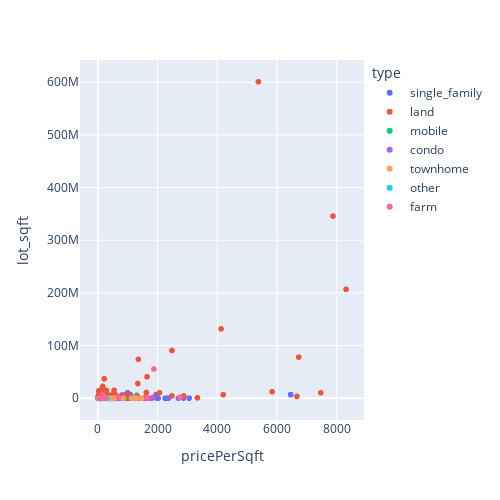

The cell this chart's notebook holds for it:
### Markdown cell above
## Interactive scatterplot

### Code cell
#| echo: true 
#| code-fold: true
fig = px.scatter(
  df,x="pricePerSqft" 
  ,y="lot_sqft"  
  ,color="type"  
  ,size_max=60 
)
fig.update_layout(
    width=500,  #
    height=500  
)
py.iplot(fig)

### Figure 1 — Plotly figure (JSON) as saved in the notebook; plotly's stock layout.template omitted (floating-point values rounded to 4 significant figures; data arrays with more than 128 entries replaced by an {"elided": "..."} marker saying what was removed)
{"data": [{"hovertemplate": "type=single_family<br>pricePerSqft=%{x}<br>lot_sqft=%{y}<extra></extra>", "legendgroup": "single_family", "marker": {"color": "#636efa", "symbol": "circle"}, "mode": "markers", "name": "single_family", "showlegend": true, "type": "scattergl", "x": {"elided": "2864 float values"}, "xaxis": "x", "y": {"elided": "2864 int values"}, "yaxis": "y"}, {"hovertemplate": "type=land<br>pricePerSqft=%{x}<br>lot_sqft=%{y}<extra></extra>", "legendgroup": "land", "marker": {"color": "#EF553B", "symbol": "circle"}, "mode": "markers", "name": "land", "showlegend": true, "type": "scattergl", "x": {"elided": "801 float values"}, "xaxis": "x", "y": {"elided": "801 int values"}, "yaxis": "y"}, {"hovertemplate": "type=mobile<br>pricePerSqft=%{x}<br>lot_sqft=%{y}<extra></extra>", "legendgroup": "mobile", "marker": {"color": "#00cc96", "symbol": "circle"}, "mode": "markers", "name": "mobile", "showlegend": true, "type": "scattergl", "x": {"elided": "206 float values"}, "xaxis": "x", "y": {"elided": "206 int values"}, "yaxis": "y"}, {"hovertemplate": "type=condo<br>pricePerSqft=%{x}<br>lot_sqft=%{y}<extra></extra>", "legendgroup": "condo", "marker": {"color": "#ab63fa", "symbol": "circle"}, "mode": "markers", "name": "condo", "showlegend": true, "type": "scattergl", "x": {"elided": "171 float values"}, "xaxis": "x", "y": {"elided": "171 int values"}, "yaxis": "y"}, {"hovertemplate": "type=townhome<br>pricePerSqft=%{x}<br>lot_sqft=%{y}<extra></extra>", "legendgroup": "townhome", "marker": {"color": "#FFA15A", "symbol": "circle"}, "mode": "markers", "name": "townhome", "showlegend": true, "type": "scattergl", "x": {"elided": "358 float values"}, "xaxis": "x", "y": {"elided": "358 int values"}, "yaxis": "y"}, {"hovertemplate": "type=other<br>pricePerSqft=%{x}<br>lot_sqft=%{y}<extra></extra>", "legendgroup": "other", "marker": {"color": "#19d3f3", "symbol": "circle"}, "mode": "markers", "name": "other", "showlegend": true, "type": "scattergl", "x": [253.2, 301.9, 214.5, 263.4, 208.1, 192.6, 192.5, 214.6, 203.0, 194.7, 234.9, 206.9], "xaxis": "x", "y": [13939, 13939, 13939, 13939, 13939, 13939, 13939, 13939, 13939, 13939, 13939, 13939], "yaxis": "y"}, {"hovertemplate": "type=farm<br>pricePerSqft=%{x}<br>lot_sqft=%{y}<extra></extra>", "legendgroup": "farm", "marker": {"color": "#FF6692", "symbol": "circle"}, "mode": "markers", "name": "farm", "showlegend": true, "type": "scattergl", "x": [2744.0, 1646.0, 206.2, 150.0, 49.58, 250, 687.5, 1875, 120.4], "xaxis": "x", "y": [1826471, 419918, 431680, 6969600, 43560, 1306800, 2412788, 55539000, 130680], "yaxis": "y"}], "layout": {"height": 500, "legend": {"title": {"text": "type"}, "tracegroupgap": 0}, "margin": {"t": 60}, "width": 500, "xaxis": {"anchor": "y", "domain": [0, 1], "title": {"text": "pricePerSqft"}}, "yaxis": {"anchor": "x", "domain": [0, 1], "title": {"text": "lot_sqft"}}}}
